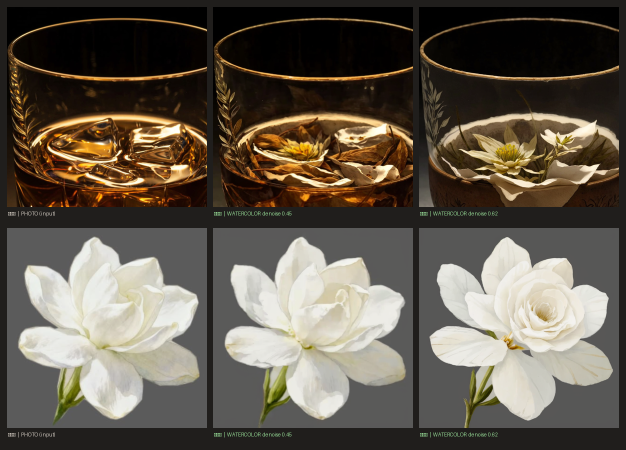
#> input picture _watercolor_compare.png, 1252 x 900 px, given in place of 乌龙 + 暖茶褐色纯亚麻.jpg, which was not available (shown at 1/2 size)
$ python gen_collage.py
#> lines starting #> are read from the running program, lines starting #| are printed output that depends on the picture; after the words box and inside, x2 and y2 are one past the last pixel; in counts of white or black regions, pixels touching at a corner belong together
# -*- coding: utf-8 -*-
"""生成拼贴素材：不规则底布 + 3 个香料填充图（不修改源文件夹，只读取）"""
import os, math, random
import numpy as np
from PIL import Image, ImageDraw, ImageFilter
from collections import deque

FABRIC_DIR = r'C:\Users\janic\Downloads\精油布料正方形图片\精油布料正方形图片'
OUTLINE_DIR = r'C:\Users\janic\Downloads\香料手绘轮廓_纯白透明PNG\香料手绘轮廓_纯白透明PNG\单张PNG'
OUT_DIR = r'C:\Users\janic\Downloads\编程project\Worn-In小网站\assets\collage'

random.seed(7)


def outline_to_solid_mask(outline_path, dilate=9):
    im = Image.open(outline_path).convert('RGBA')
    alpha = im.getchannel('A')
    alpha = alpha.filter(ImageFilter.MaxFilter(dilate))
    arr = np.array(alpha) > 32
    h, w = arr.shape
    visited = np.zeros((h, w), bool)
    q = deque()
    for x in range(w):
        if not arr[0, x] and not visited[0, x]: visited[0, x] = True; q.append((0, x))
        if not arr[h-1, x] and not visited[h-1, x]: visited[h-1, x] = True; q.append((h-1, x))
    for y in range(h):
        if not arr[y, 0] and not visited[y, 0]: visited[y, 0] = True; q.append((y, 0))
        if not arr[y, w-1] and not visited[y, w-1]: visited[y, w-1] = True; q.append((y, w-1))
    while q:
        y, x = q.popleft()
        for dy, dx in ((1, 0), (-1, 0), (0, 1), (0, -1)):
            ny, nx = y + dy, x + dx
            if 0 <= ny < h and 0 <= nx < w and not arr[ny, nx] and not visited[ny, nx]:
                visited[ny, nx] = True
                q.append((ny, nx))
    solid = arr | ~visited
    return Image.fromarray((solid * 255).astype(np.uint8), 'L')


def fill_outline(outline_path, fabric_path, out_path, line_darken=0.55):
    """香料轮廓填充布料，并保留内部手绘分隔线（用布料颜色加深画出）。"""
    im = Image.open(outline_path).convert('RGBA')
    raw_line = np.array(im.getchannel('A')) > 64          # 原始线条（外轮廓 + 内部分隔）
    solid = outline_to_solid_mask(outline_path)           # 实心 mask
    solid_arr = np.array(solid) > 128
    fabric = Image.open(fabric_path).convert('RGB').resize(solid.size, Image.LANCZOS)
    filled = Image.new('RGB', solid.size, (255, 255, 255))
    filled.paste(fabric, (0, 0), solid)
    # 线条加深：原始线条在实心内的像素，亮度压暗
    arr = np.array(filled, dtype=np.float32)
    dark = raw_line & solid_arr
    arr[dark] *= line_darken
    arr = np.clip(arr, 0, 255).astype(np.uint8)
    out = Image.new('RGBA', solid.size, (0, 0, 0, 0))
    out.paste(Image.fromarray(arr, 'RGB'), (0, 0), solid)
    out.save(out_path)
    print('  ->', os.path.basename(out_path))


def irregular_base(fabric_path, out_path, size=1000, jitter=0.04):
    """把方形布料剪成不规则多边形（顶点随机抖动，边缘微糊，像手撕，但仍是完整一整块）。"""
#> called with size = 1000, jitter = 0.04
    fabric = Image.open(fabric_path).convert('RGB').resize((size, size), Image.LANCZOS)
    m = size / 2
    # 8 个顶点按顺时针：左上 → 上中 → 右上 → 右中 → 右下 → 下中 → 左下 → 左中
    base_pts = [(-1, -1), (0, -1), (1, -1), (1, 0), (1, 1), (0, 1), (-1, 1), (-1, 0)]
    pts = []
    for bx, by in base_pts:
        pts.append((m + bx * m * 0.98 + random.uniform(-jitter, jitter) * size,
                    m + by * m * 0.98 + random.uniform(-jitter, jitter) * size))
    mask = Image.new('L', (size, size), 0)
#> mask: PIL image 1000x1000 L; every value is 0
    d = ImageDraw.Draw(mask)
    d.polygon(pts, fill=255)
    mask = mask.filter(ImageFilter.GaussianBlur(1.5))
    out = Image.new('RGBA', (size, size), (0, 0, 0, 0))
#> out: PIL image 1000x1000 RGBA; every value is 0
    out.paste(fabric, (0, 0), mask)
    out.save(out_path)
    print('  ->', os.path.basename(out_path))


os.makedirs(OUT_DIR, exist_ok=True)

print('生成底布（乌龙布料，不规则裁剪）:')
irregular_base(os.path.join(FABRIC_DIR, '乌龙 + 暖茶褐色纯亚麻.jpg'),
               os.path.join(OUT_DIR, 'base_oolong.png'))

print('生成香料填充图:')
fill_outline(os.path.join(OUTLINE_DIR, '15_香根草（岩兰草）.png'),
             os.path.join(FABRIC_DIR, '橡木 + 蜂蜜木棕宽条灯芯绒.jpg'),
             os.path.join(OUT_DIR, 'spice_vetiver.png'))
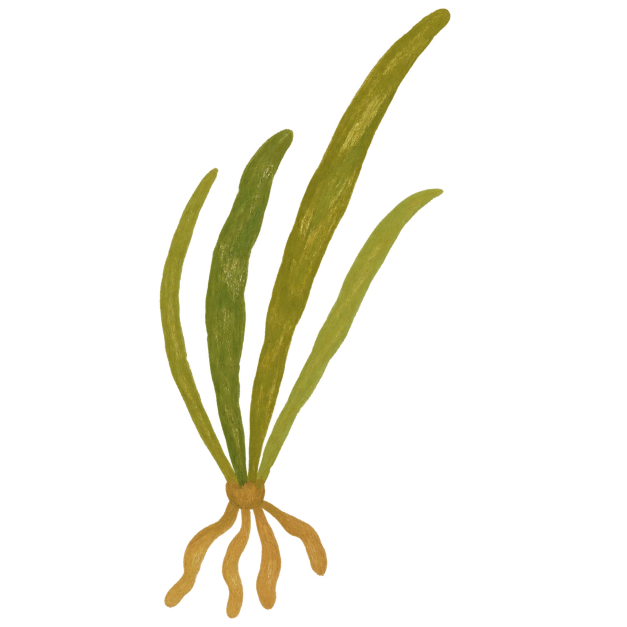
#> input picture assets/botanicals/plants/15_香根草（岩兰草）.png, 1254 x 1254 px, found by its file name (shown at 1/2 size)
#> in fill_outline, im is the input picture: PIL image 1254x1254 RGBA; mean R, G, B, A 20.8, 18.9, 5.4, 29.5
#> in fill_outline, `raw_line = np.array(im.getchannel('A')) > 64`: raw_line: shape (1254, 1254) bool; 11.9% white; 1 white region, box (x1, y1, x2, y2) and area: (319, 17, 901, 1237) 187230
#> in outline_to_solid_mask, `arr = np.array(alpha) > 32`: arr: shape (1254, 1254) bool; 14.6% white; 1 white region, box (x1, y1, x2, y2) and area: (315, 13, 905, 1241) 229903
#> after the loop in outline_to_solid_mask, `for x in range(w):`: visited: shape (1254, 1254) bool; 0.16% white in thin lines or dots
#> after the loop in outline_to_solid_mask, `for y in range(h):`:
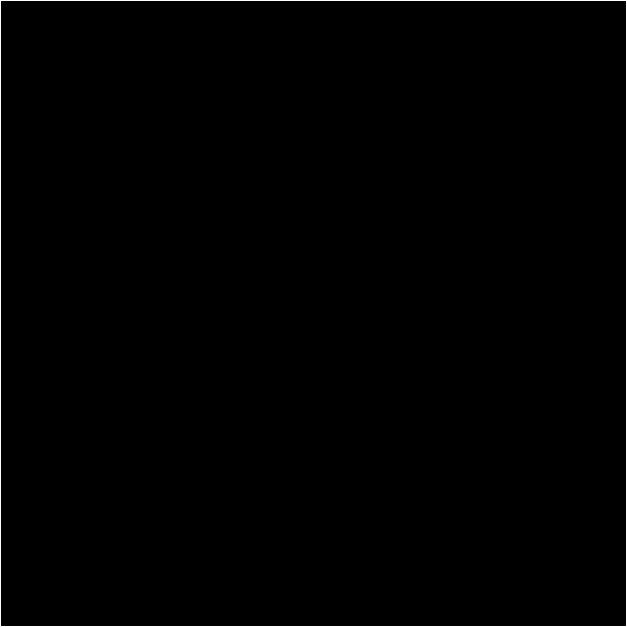
#> visited: shape (1254, 1254) bool (shown at 1/2 size); 0.32% white in thin lines or dots
#> the loop in outline_to_solid_mask, `while q:` made 1342611 passes
#> (y, x) on passes 1 to 3: (0, 0), (1253, 0), (0, 1)
#> after the loop in outline_to_solid_mask, `while q:`: visited: shape (1254, 1254) bool; 85.4% white; 1 black region, box (x1, y1, x2, y2) and area: (315, 13, 905, 1241) 229905
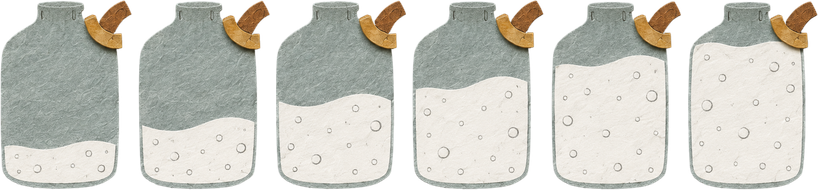
#> input picture assets/_bottle_strip.png, 818 x 190 px, given in place of 橡木 + 蜂蜜木棕宽条灯芯绒.jpg, which was not available
#> in fill_outline, `filled = Image.new('RGB', solid.size, (255, 255, 255))`: filled: PIL image 1254x1254 RGB; every value is 255
#> in fill_outline, `out = Image.new('RGBA', solid.size, (0, 0, 0, 0))`: out: PIL image 1254x1254 RGBA; every value is 0
fill_outline(os.path.join(OUTLINE_DIR, '28_肉豆蔻.png'),
             os.path.join(FABRIC_DIR, '肉豆蔻 + 肉豆蔻棕磨毛棉斜纹.jpg'),
             os.path.join(OUT_DIR, 'spice_nutmeg.png'))
#> call 2 of fill_outline, with line_darken = 0.55
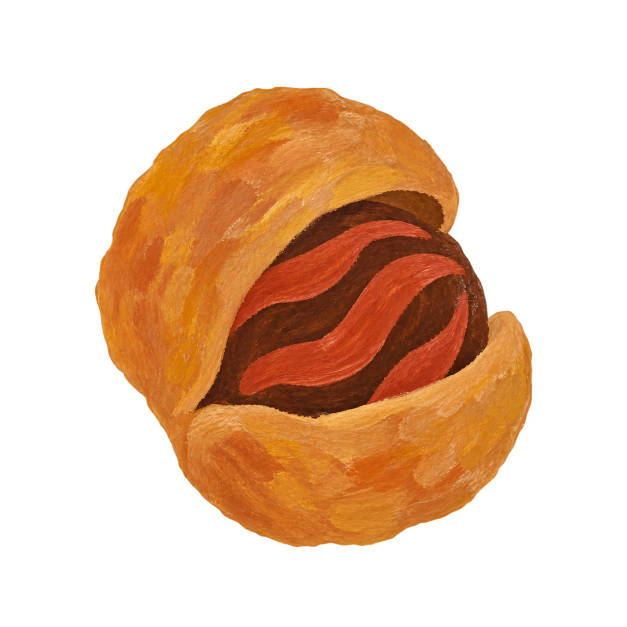
#> input picture assets/botanicals/plants/28_肉豆蔻.png, 1254 x 1254 px, found by its file name (shown at 1/2 size)
#> in fill_outline, im is the input picture: PIL image 1254x1254 RGBA; mean R, G, B, A 72.3, 38.6, 14.1, 93.6
#> in fill_outline (call 2), `raw_line = np.array(im.getchannel('A')) > 64`: raw_line: shape (1254, 1254) bool; 37.1% white; 1 white region, box (x1, y1, x2, y2) and area: (189, 173, 1065, 1094) 583743
#> call 2 of outline_to_solid_mask, with dilate = 9
#> in outline_to_solid_mask (call 2), `arr = np.array(alpha) > 32`:
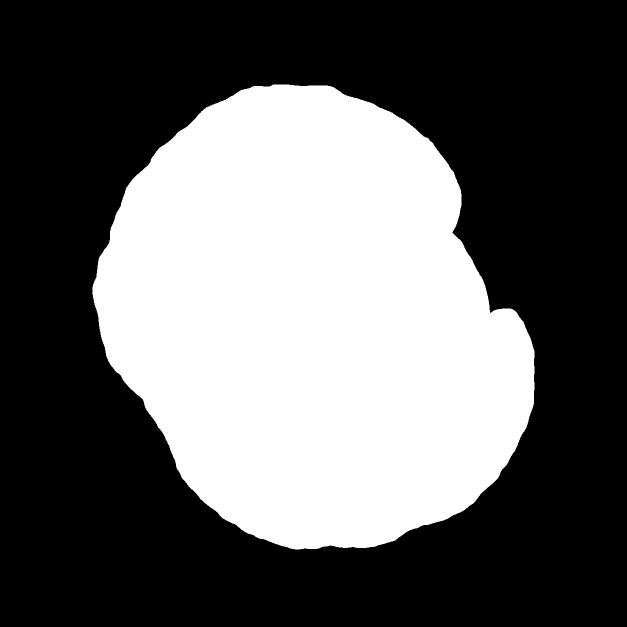
#> arr: shape (1254, 1254) bool (shown at 1/2 size); 38.1% white; 1 white region, box (x1, y1, x2, y2) and area: (185, 169, 1069, 1099) 599311
#> the loop in outline_to_solid_mask (call 2), `while q:` made 973205 passes
fill_outline(os.path.join(OUTLINE_DIR, '33_小苍兰.png'),
             os.path.join(FABRIC_DIR, '玫瑰净油 + 深玫瑰红弹力天鹅绒.jpg'),
             os.path.join(OUT_DIR, 'spice_freesia.png'))
#> call 3 of fill_outline, with line_darken = 0.55
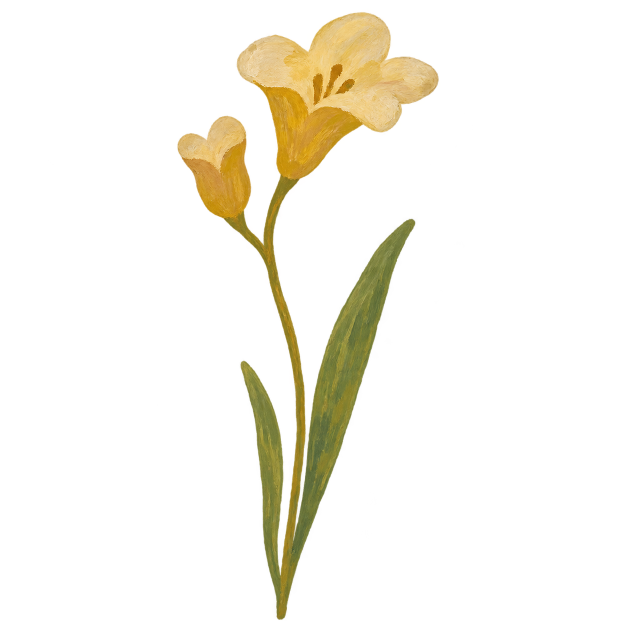
#> input picture assets/botanicals/plants/33_小苍兰.png, 1254 x 1254 px, found by its file name (shown at 1/2 size)
#> in fill_outline, im is the input picture: PIL image 1254x1254 RGBA; mean R, G, B, A 22.5, 19.1, 8.2, 27.2
#> in fill_outline (call 3), `raw_line = np.array(im.getchannel('A')) > 64`: raw_line: shape (1254, 1254) bool; 11% white; 1 white region, box (x1, y1, x2, y2) and area: (355, 24, 877, 1240) 172326
#> call 3 of outline_to_solid_mask, with dilate = 9
#> in outline_to_solid_mask (call 3), `arr = np.array(alpha) > 32`: arr: shape (1254, 1254) bool; 12.9% white; 1 white region, box (x1, y1, x2, y2) and area: (351, 20, 882, 1244) 202338
#> the loop in outline_to_solid_mask (call 3), `while q:` made 1370178 passes
#> after the loop in outline_to_solid_mask (call 3), `while q:`:
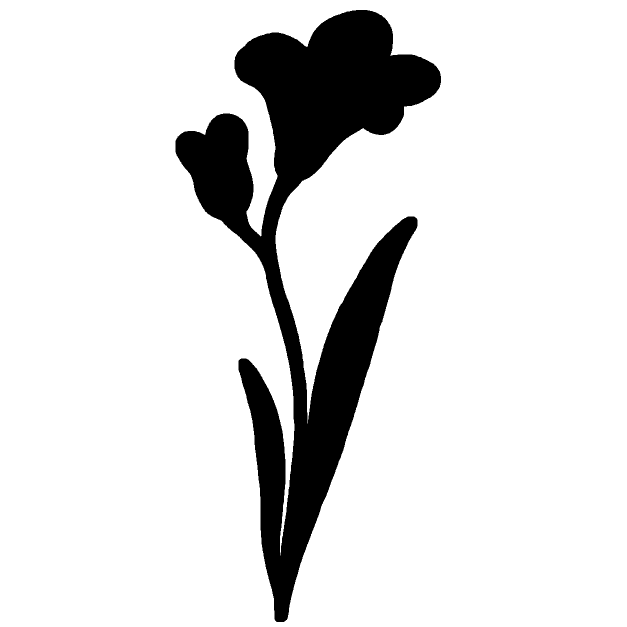
#> visited: shape (1254, 1254) bool (shown at 1/2 size); 87.1% white; 1 black region, box (x1, y1, x2, y2) and area: (351, 20, 882, 1244) 202338
#> (the run stopped early here; a loop or call above may not have finished)
